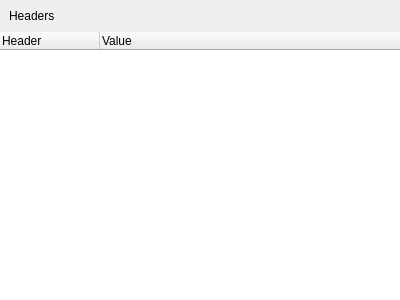
<?xml version="1.0" encoding="UTF-8"?>
<ui version="4.0">
 <class>ReplyHeadersWidget</class>
 <widget class="QWidget" name="ReplyHeadersWidget">
  <property name="geometry">
   <rect>
    <x>0</x>
    <y>0</y>
    <width>400</width>
    <height>300</height>
   </rect>
  </property>
  <property name="windowTitle">
   <string>Form</string>
  </property>
  <layout class="QVBoxLayout" name="verticalLayout_2">
   <property name="spacing">
    <number>0</number>
   </property>
   <property name="leftMargin">
    <number>0</number>
   </property>
   <property name="topMargin">
    <number>0</number>
   </property>
   <property name="rightMargin">
    <number>0</number>
   </property>
   <property name="bottomMargin">
    <number>0</number>
   </property>
   <item>
    <layout class="QVBoxLayout" name="verticalLayout">
     <property name="spacing">
      <number>0</number>
     </property>
     <property name="leftMargin">
      <number>9</number>
     </property>
     <property name="topMargin">
      <number>9</number>
     </property>
     <property name="rightMargin">
      <number>9</number>
     </property>
     <property name="bottomMargin">
      <number>9</number>
     </property>
     <item>
      <widget class="tSubtitleLabel" name="subtitleLabel">
       <property name="text">
        <string>Headers</string>
       </property>
      </widget>
     </item>
    </layout>
   </item>
   <item>
    <widget class="QTreeWidget" name="headersList">
     <property name="contextMenuPolicy">
      <enum>Qt::CustomContextMenu</enum>
     </property>
     <property name="frameShape">
      <enum>QFrame::NoFrame</enum>
     </property>
     <property name="rootIsDecorated">
      <bool>false</bool>
     </property>
     <property name="columnCount">
      <number>2</number>
     </property>
     <column>
      <property name="text">
       <string>Header</string>
      </property>
     </column>
     <column>
      <property name="text">
       <string>Value</string>
      </property>
     </column>
    </widget>
   </item>
  </layout>
 </widget>
 <customwidgets>
  <customwidget>
   <class>tSubtitleLabel</class>
   <extends>QLabel</extends>
   <header location="global">tsubtitlelabel.h</header>
  </customwidget>
 </customwidgets>
 <resources/>
 <connections/>
</ui>
